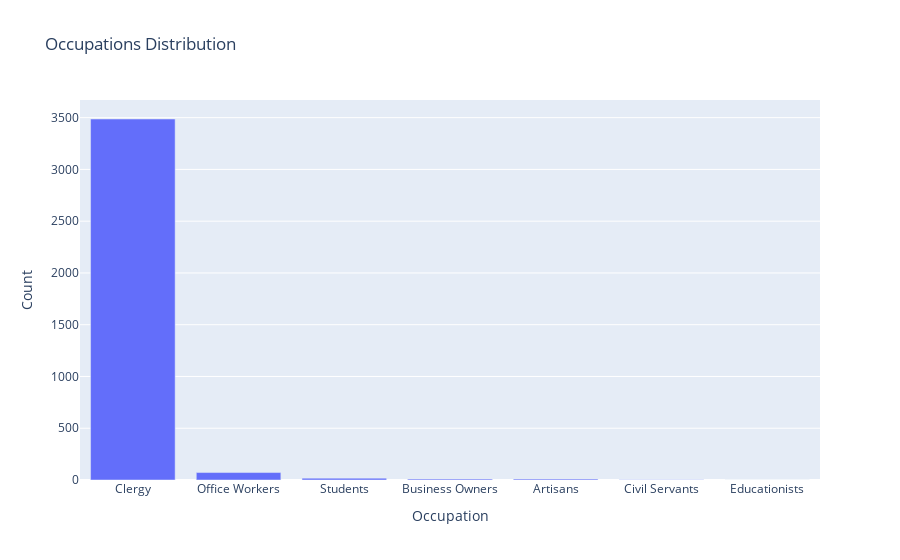

Notebook code for this chart:
### Markdown cell above
##### Question 5 - What are the different occupations that were present?

### Code cell
# Assuming ses23 is your DataFrame containing the data
# Replace 'Occupation' with the actual column name in your DataFrame
occupation_counts = ses23['Occupation'].value_counts().reset_index()
occupation_counts.columns = ['Occupation', 'Count']

# Plotting
fig = px.bar(occupation_counts, x='Occupation', y='Count', title='Occupations Distribution')
fig.show()

### Figure 1 — Plotly figure (JSON) as saved in the notebook; plotly's stock layout.template omitted (floating-point values rounded to 4 significant figures)
{"data": [{"alignmentgroup": "True", "hovertemplate": "Occupation=%{x}<br>Count=%{y}<extra></extra>", "legendgroup": "", "marker": {"color": "#636efa", "pattern": {"shape": ""}}, "name": "", "offsetgroup": "", "orientation": "v", "showlegend": false, "textposition": "auto", "type": "bar", "x": ["Clergy", "Office Workers", "Students", "Business Owners", "Artisans", "Civil Servants", "Educationists"], "xaxis": "x", "y": [3487, 72, 18, 9, 9, 2, 1], "yaxis": "y"}], "layout": {"barmode": "relative", "legend": {"tracegroupgap": 0}, "title": {"text": "Occupations Distribution"}, "xaxis": {"anchor": "y", "domain": [0, 1], "title": {"text": "Occupation"}}, "yaxis": {"anchor": "x", "domain": [0, 1], "title": {"text": "Count"}}}}
